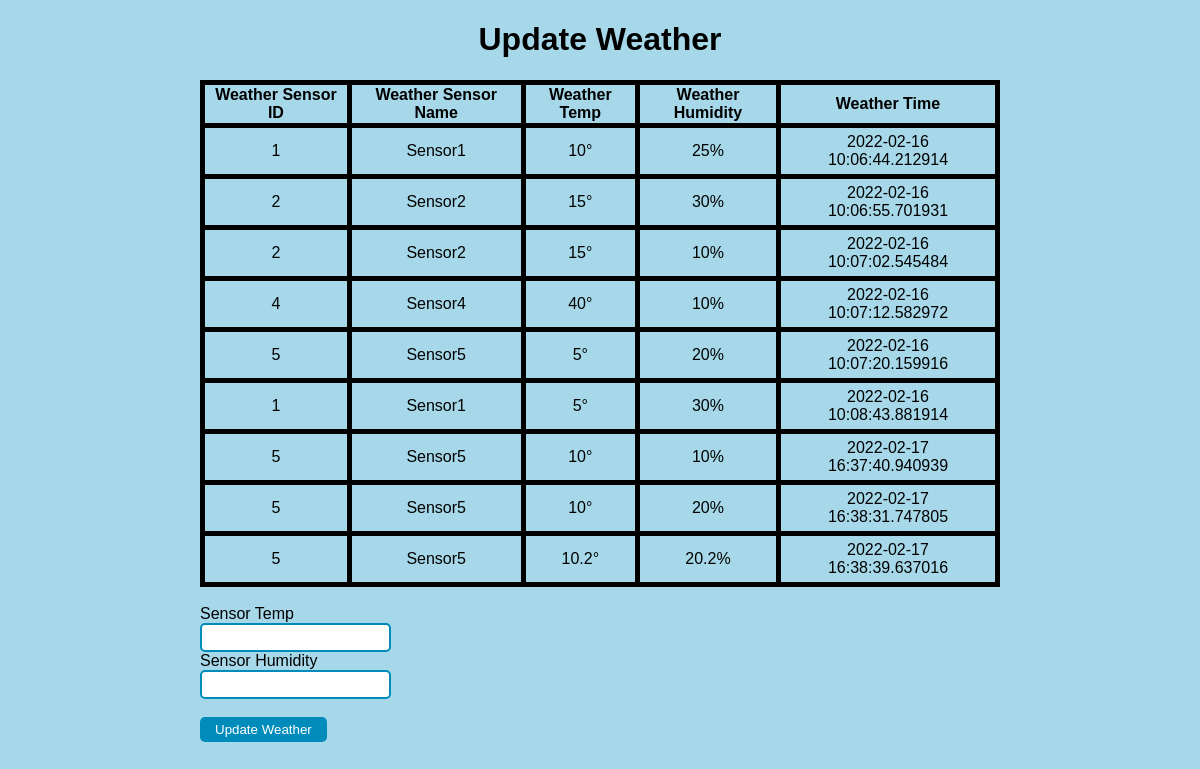
Page /update/4 on the committed database.
### app.py (models this page shows, shortened)
class WeatherUpdate(db.Model):
    id = db.Column(db.Integer, primary_key=True)
    temperature = db.Column(db.Integer)
    humidity = db.Column(db.Integer)
    date_created = db.Column(db.DateTime)
    sensor_id = db.Column(db.Integer, db.ForeignKey("sensor.id"))

class Sensor(db.Model):
    id = db.Column(db.Integer, primary_key=True)
    name = db.Column(db.String(40))
    country = db.Column(db.String(40))
    city = db.Column(db.String(40))
    weather = db.relationship(
        "WeatherUpdate", backref="sensor", lazy=True,
    )

### app.py (the view)
@app.route('/update/<int:id>', methods=['GET', 'POST'])
def update(id):
    sensor = Sensor.query.get_or_404(id)
    if request.method == 'POST':
        temperature = request.form['temperature']
        humidity = request.form['humidity']
        time = datetime.now()
        new_update = WeatherUpdate(temperature = temperature, humidity=humidity, date_created=time, sensor=sensor)
        try:
            db.session.add(new_update)
            db.session.commit()
            return redirect('/')
        except:
            return 'There was an issue updating the weather'
    else:
        weathers = WeatherUpdate.query.order_by(WeatherUpdate.date_created).all()
        return render_template('update.html', sensor=sensor, weathers = weathers)

### templates/update.html (shortened to what this page needs)
{% extends 'base.html' %}
{% block body %}
<div class="content">
    <h1 style="text-align: center">Update Weather</h1>
    <table>
        <tr>
            <th>Weather Sensor ID</th>
            <th>Weather Sensor Name</th>
            <th>Weather Temp</th>
            <th>Weather Humidity</th>
            <th>Weather Time</th>
        </tr>
        {% for weather in weathers %}
            <tr>
                <td>{{ weather.sensor.id}}</td>
                <td>{{ weather.sensor.name}}</td>
                <td>{{ weather.temperature}}°</td>
                <td>{{ weather.humidity }}%</td>
                <td>{{weather.date_created}}</td>
            </tr>
        {% endfor %}
    </table>
    <form action="/update/{{sensor.id}}" method="POST">
        <br>
        <label for="name">Sensor Temp</label><br>
        <input type="text" name="temperature" id="temperature" pattern="[-+]?\d*\.\d+|\d+" title="Valid Temperature"><br>
        <label for="country">Sensor Humidity</label><br>
        <input type="text" name="humidity" id="humidity" pattern="[-+]?\d*\.\d+|\d+" title="Valid Humidity"><br>
        <br>
        <input type="submit" value="Update Weather"><br><br>
    </form>
</div>
{% endblock %}

### static/css/main.css (style rules this page uses)
body, html { margin: 0; font-family: 'Trebuchet MS', sans-serif; background-color: rgb(166, 216, 233); }
.content { margin: 0 auto; width: 800px; }
table, td, th { border: 5px solid rgb(0, 0, 0); }
table { border-collapse: collapse; width: 100%; }
th { height: 30px; }
td { text-align: center; padding: 5px; }
input[type=submit] { color: rgb(255, 255, 255); padding:5px 15px; background:#008CBA; border:0 none; cursor:pointer; -webkit-border-radius: 5px; border-radius: 5px; }
input[type=text] { color: rgb(255, 255, 255); padding:5px; border:2px solid #008CBA; -webkit-border-radius: 5px; border-radius: 5px; text-align: left; }

### rows in the picture
WeatherUpdate: sensor.id "1", sensor.name "Sensor1", temperature "10", humidity "25", date_created "2022-02-16 10:06:44.212914"
WeatherUpdate: sensor.id "2", sensor.name "Sensor2", temperature "15", humidity "30", date_created "2022-02-16 10:06:55.701931"
WeatherUpdate: sensor.id "2", sensor.name "Sensor2", temperature "15", humidity "10", date_created "2022-02-16 10:07:02.545484"
WeatherUpdate: sensor.id "4", sensor.name "Sensor4", temperature "40", humidity "10", date_created "2022-02-16 10:07:12.582972"
WeatherUpdate: sensor.id "5", sensor.name "Sensor5", temperature "5", humidity "20", date_created "2022-02-16 10:07:20.159916"
WeatherUpdate: sensor.id "1", sensor.name "Sensor1", temperature "5", humidity "30", date_created "2022-02-16 10:08:43.881914"
WeatherUpdate: sensor.id "5", sensor.name "Sensor5", temperature "10", humidity "10", date_created "2022-02-17 16:37:40.940939"
WeatherUpdate: sensor.id "5", sensor.name "Sensor5", temperature "10", humidity "20", date_created "2022-02-17 16:38:31.747805"
WeatherUpdate: sensor.id "5", sensor.name "Sensor5", temperature "10.2", humidity "20.2", date_created "2022-02-17 16:38:39.637016"
